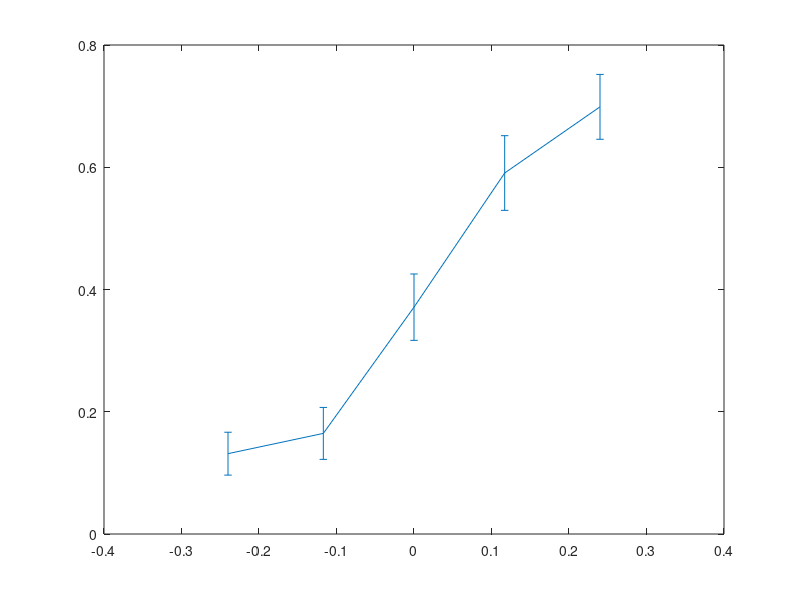

This chart was generated by the following MATLAB code: (Note: this script raises an error after producing the figure.)
clear all
figure
loadbehavior = 1;
if loadbehavior ==1
thesesession = [];

%%
% cd 'D:\Dropbox\Work_related\Duration opto\'
    server = 'D:\Dropbox';
    cd (fullfile( server,'\OptoDurationPaper\A_NATCOMSUBMISSION'))
    
    clear all
    load Data_figure2 


    %%
    Animal_Action_Left_Right = DataB.Response.Action;
    TDI=(DataB.Stimulus.Duration{2} -DataB.Stimulus.Duration{1} )./(DataB.Stimulus.Duration{2} +DataB.Stimulus.Duration{1} );
    TDI = (round(TDI*100)/100);
    opto = DataB.Stimulus.opto;
    Pscyometric_dataromance = DataB.Response.Correctness;
        Animal_Action_Left_Right = DataB.Response.Action;

    Animal_Action_Left_Right(ismember(DataB.Info.Rat,[6 8 2 3 5 9 16 13]))= 1-Animal_Action_Left_Right(ismember(DataB.Info.Rat,[6 8 2 3 5 9 16 13]));
end
%% do bootstrap  (fast version) only mean choice bias
TDIcounter = 0;
minperf = 0.5

%  Rat =[ 11:14 10   16   ];
Rat =[1:5];
% Rat =[ 11 12 13 14   16]
%   Rat =[]

Bootstrap_percnet_choice =[];
Fit_Parameteres=[];
theseTDI = [         0  0.1170 ];
theseTDI = [-0.3485   -0.2400      -0.1170       0  0.1170     0.2400    0.3496 ];
theseTDI = [   -0.2400      -0.1170       0  0.1170       0.2400  ];
theseTDI = [   -0.2400      -0.1170       0  0.1170       0.2400  ];

Pscyometric_data=[];
Correct=[];
thesedatesrat9 =['03-Dec-2018';'06-Dec-2018';'11-Dec-2018';'01-Mar-2019';'04-Mar-2019';'05-Mar-2019';'06-Mar-2019';'11-Mar-2019';'12-Mar-2019';'13-Mar-2019';'14-Mar-2019';'26-Mar-2019';'29-Mar-2019';'01-Apr-2019';'04-Apr-2019']
desireddates9 =datenum(thesedatesrat9);
theseundesiredtrials = ismember(DataB.Info.Rat ,9)&~ismember(DataB.Info.Date,desireddates9);
theseundesiredtrials = ismember(DataB.Info.Rat ,9);

thesedatesrat10 =[ '10-May-2018';'14-May-2018';'16-May-2018';'17-May-2018';'21-May-2018';'22-May-2018';'24-May-2018';'28-May-2018';'29-May-2018']

desireddates10 =datenum(thesedatesrat10);
theseundesiredtrials =theseundesiredtrials|(ismember(DataB.Info.Rat ,10)&~ismember(DataB.Info.Date,desireddates10));
theseundesiredtrials =theseundesiredtrials|ismember(DataB.Info.Rat ,10);
theseundesiredtrials =~true(size(DataB.Info.Rat));

%  theseundesiredtrials = logical(zeros(size(theseundesiredtrials)));
clear Op
clear noOp


Desired_condition =DataB.Info.TrialNumber>0&DataB.Stimulus.Duration{1}<335&...
    DataB.Stimulus.Duration{1}>332&ismember(DataB.Info.Rat ,Rat)&DataB.Stimulus.Nominal{2}>78&...
    DataB.Stimulus.Nominal{1}>78&DataB.Stimulus.Nominal{1}<82&DataB.Stimulus.Nominal{2}<82&~theseundesiredtrials&DataB.Response.Perfromance>minperf;

Desired_condition_Nolightgrouped =DataB.Info.TrialNumber>0&DataB.Stimulus.Duration{1}<335&...
    DataB.Stimulus.Duration{1}>332&ismember(DataB.Info.Rat ,[1:5 10 9 ])&DataB.Stimulus.Nominal{2}>78&...
    DataB.Stimulus.Nominal{1}>78&DataB.Stimulus.Nominal{1}<90&DataB.Stimulus.Nominal{2}<90&~theseundesiredtrials&DataB.Response.Perfromance>minperf;

Desired_condition_Halo =DataB.Info.TrialNumber>0&DataB.Stimulus.Duration{1}<335&...
    DataB.Stimulus.Duration{1}>332&ismember(DataB.Info.Rat ,[10 9   ])&DataB.Stimulus.Nominal{2}>78&...
    DataB.Stimulus.Nominal{1}>78&DataB.Stimulus.Nominal{1}<90&~theseundesiredtrials&DataB.Stimulus.Nominal{2}<90&DataB.Response.Perfromance>minperf;


Desired_condition_ExternalLight =DataB.Info.TrialNumber>0&DataB.Stimulus.Duration{1}<335&...
    DataB.Stimulus.Duration{1}>332&ismember(DataB.Info.Rat ,[ 11:16 ])&DataB.Stimulus.Nominal{2}>78&...
    DataB.Stimulus.Nominal{1}>78&DataB.Stimulus.Nominal{1}<90&DataB.Stimulus.Nominal{2}<90&~theseundesiredtrials&DataB.Response.Perfromance>minperf;

for j=1:numel(theseTDI)

    tic

    TDIcounter=TDIcounter+1;
    updated_desired_condition = TDI>(theseTDI(j))-0.03&TDI<(theseTDI(j))+0.03&Desired_condition;
    updated_desired_condition_externallight = TDI>(theseTDI(j))-0.03&TDI<(theseTDI(j))+0.03&Desired_condition_ExternalLight;

    updated_desired_condition_nolight_grouped = TDI>(theseTDI(j))-0.03&TDI<(theseTDI(j))+0.03&Desired_condition_Nolightgrouped;
    updated_desired_condition_Halo = TDI>(theseTDI(j))-0.03&TDI<(theseTDI(j))+0.03&Desired_condition_Halo;



    DesireTrials.Halo.stim2=find(((opto==7)&updated_desired_condition_Halo));
    DesireTrials.Halo.stim1=find(((opto==5)&updated_desired_condition_Halo));
    DesireTrials.chr2.stim2 = find(((opto==7)&updated_desired_condition));
    DesireTrials.chr2.stim1 = find(((opto==5)&updated_desired_condition));
    DesireTrials.Nolight.currentcond = find(((opto<5)&updated_desired_condition));
    DesireTrials.Nolight.Chr2andHalorats = find(((opto<5)&updated_desired_condition_nolight_grouped));

    DesireTrials.externallight.stim2 = find(((opto==7)&updated_desired_condition_externallight));
    DesireTrials.externallight.stim1 = find(((opto==5)&updated_desired_condition_externallight));




    thisboots =DesireTrials.chr2.stim2(randi(numel(DesireTrials.chr2.stim2),1000,round(numel(DesireTrials.chr2.stim2)./2)));
    Res.OptoStim2.Chr2(j,:)=mean(Animal_Action_Left_Right(thisboots),2);

    thisboots =DesireTrials.chr2.stim1(randi(numel(DesireTrials.chr2.stim1),1000,round(numel(DesireTrials.chr2.stim1)./2)));
    Res.OptoStim1.Chr2(j,:)=mean(Animal_Action_Left_Right(thisboots),2);


    thisboots =DesireTrials.Halo.stim2(randi(numel(DesireTrials.Halo.stim2),1000,round(numel(DesireTrials.Halo.stim2)./2)));
    Res.OptoStim2.Halo(j,:)=mean(Animal_Action_Left_Right(thisboots),2);



    thisboots =DesireTrials.Halo.stim1(randi(numel(DesireTrials.Halo.stim1),1000,round(numel(DesireTrials.Halo.stim1)./2)));
    Res.OptoStim1.Halo(j,:)=mean(Animal_Action_Left_Right(thisboots),2);

    thisboots =  DesireTrials.Nolight.Chr2andHalorats(randi(numel(  DesireTrials.Nolight.Chr2andHalorats ),1000,round(numel(  DesireTrials.Nolight.Chr2andHalorats )./2)));
    Res.Nolight.Chr2andHalorats(j,:)=mean(Animal_Action_Left_Right(thisboots),2);


 


   
    
    
    thisboots =DesireTrials.externallight.stim1(randi(numel(DesireTrials.externallight.stim1),1000,round(numel(DesireTrials.externallight.stim1)./2)));
    Res.External.stim1(j,:)=mean(Animal_Action_Left_Right(thisboots),2);


    thisboots =DesireTrials.externallight.stim2(randi(numel(DesireTrials.externallight.stim2),1000,round(numel(DesireTrials.externallight.stim2)./2)));
    Res.External.stim2(j,:)=mean(Animal_Action_Left_Right(thisboots),2);



    %     Op{j}.Correct_stim2=mean(Pscyometric_dataromance(thisboots),2);
    %     Op{j}.ActualPercentT2_T1_stim2=mean(Animal_Action_Left_Right(thistrials),2);
    %     Op{j}.ActualPercentHaloT2_T1_stim2=mean(Animal_Action_Left_Right(thistrialshalo),2);
    %
    %     % Opto on stimulus1
    %     thistrials = find(((opto==5)&updated_desired_condition));
    %     thisboots = thistrials(randi(numel(thistrials),1000,round(numel(thistrials))));
    %     Op{j}.PercentT2_T1_stim1 = mean(Animal_Action_Left_Right(thisboots),2);
    %     Op{j}.Correct_stim1 = mean(Pscyometric_dataromance(thisboots),2);
    %     Op{j}.ActualPercentT2_T1_stim1=mean(Animal_Action_Left_Right(thistrials),2);
    %
    %     % no opto
    %     thistrials = find(((opto<5)&updated_desired_condition));
    %     thisboots =thistrials(randi(numel(thistrials),1000,round(numel(thistrials)./2)));
    %     noOp{j}.PercentT2_T1=mean(Animal_Action_Left_Right(thisboots),2);
    %     noOp{j}.Correct=mean(Pscyometric_dataromance(thisboots),2);
    %     noOp{j}.ActualPercentT2_T1=mean(Animal_Action_Left_Right(thistrials),2);
    %     % no opto all rats figure 3E
    %     thistrials = find(((opto<5)&updated_desired_condition_nolight_grouped));
    %     thisboots =thistrials(randi(numel(thistrials),1000,round(numel(thistrials)./2)));
    %     noOp{j}.PercentT2_T1_figure3E=mean(Animal_Action_Left_Right(thisboots),2);
    %     noOp{j}.Correct_figure3E=mean(Pscyometric_dataromance(thisboots),2);
    %     noOp{j}.ActualPercentT2_T1_figure3E=mean(Animal_Action_Left_Right(thistrials),2);
    %     noOp{j}.figure3Enumberoftrials=numel(thistrials);
    %     noOp{j}.ActualPercentT2_T1_figure3E=mean(Animal_Action_Left_Right(thistrials),2);
end


%%
pavlues.HalovsContorl=sum ((sum(Res.OptoStim2.Halo)-sum( Res.Nolight.Chr2andHalorats))>0)./1000;
pavlues.Chr2vsContorl=1-sum ((sum(Res.OptoStim2.Chr2)-sum(Res.Nolight.Chr2andHalorats))>0)./1000;
pavlues.Chr2stim2vsstim1=1-sum (sum(Res.OptoStim2.Chr2)-sum( Res.OptoStim1.Chr2)>0)./1000;
pavlues.stim2vsstim1External=1-sum (sum(Res.External.stim2)-sum(Res.External.stim1)>0)./1000;
pavlues.Halostim2vsstim1=sum((sum(Res.OptoStim2.Halo)-sum(Res.OptoStim1.Halo))>0)./1000;
% pavlues.chr2stim1vsContorl=1-sum ((sum(Res.OptoStim1.Chr2)-sum( Res.Nolight.Chr2andHalorats))>0)./1000;
% pavlues.HalovsContorl=sum (sum(Res.OptoStim2.Halo)-sum( Res.Nolight.Chr2andHalorats)>0)./1000;
pavlues.Ch2S2vsS1=1-sum((sum(Res.OptoStim2.Chr2)-sum(Res.OptoStim1.Chr2))>0)./1000;

%%
hold off
 plot(theseTDI,mean(Res.OptoStim1.Chr2'))
h= errorbar(theseTDI,mean(Res.OptoStim1.Halo'),std(Res.OptoStim1.Halo'))
hold on
h.Color= [0 0.8 0.1]
h2= errorbar(theseTDI,mean(Res.OptoStim2.Halo'),std(Res.OptoStim2.Halo'))
figurecorrectionOPTO(gca,[0.05 0.05],12)
h2.Color= [0 0.2 0.8]

